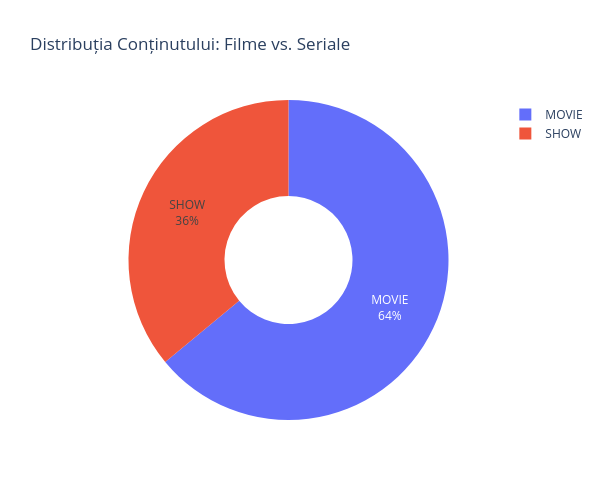

Source (notebook cell):
### Markdown cell above
5.2. Structura Conținutului: Filme vs. Seriale
Această secțiune analizează ponderea filmelor față de seriale în întregul catalog. O înțelegere clară a acestui echilibru poate ghida strategia de investiții în producție.

### Code cell
#Calcularea ponderii
type_counts = df_clean['type'].value_counts().reset_index()
type_counts.columns = ['type', 'count']

#Crearea unui grafic tip pie chart interactiv
fig = px.pie(type_counts,
            values='count',
            names='type',
            title='Distribuția Conținutului: Filme vs. Seriale',
            color_discrete_map={'MOVIE': '#1f77b4', 'SHOW': '#ff7f0e'},
            hole=0.4)

fig.update_traces(textposition='inside', textinfo='percent+label')
fig.update_layout(
    template='plotly_white',
    width=600,
    height=500
)

fig.show()

#Interpretare
print("""
Concluzie:
Catalogul Netflix este dominat de filme, care reprezintă aproximativ 2/3 din totalul titlurilor.
Aceasta sugerează că, deși serialele au câștigat popularitate, filmele rămân coloana vertebrală
a ofertei de conținut. Pentru o companie care intră pe piață, aceasta indică importanța
de a avea un amestec echilibrat, dar cu o bază solidă de filme.
""")

### Figure 1 — Plotly figure (JSON) as saved in the notebook; plotly's stock layout.template omitted (floating-point values rounded to 4 significant figures)
{"data": [{"domain": {"x": [0, 1], "y": [0, 1]}, "hole": 0.4, "hovertemplate": "type=%{label}<br>count=%{value}<extra></extra>", "labels": ["MOVIE", "SHOW"], "legendgroup": "", "name": "", "showlegend": true, "textinfo": "percent+label", "textposition": "inside", "type": "pie", "values": [3744, 2106]}], "layout": {"height": 500, "legend": {"tracegroupgap": 0}, "title": {"text": "Distribuția Conținutului: Filme vs. Seriale"}, "width": 600}}
